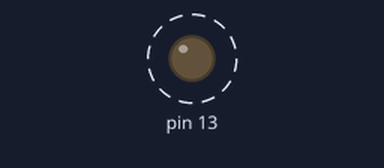
Bench run of a sketch on a simulated Arduino Uno, built with avr-gcc and run on an emulated ATmega328P. On the bench: output pins drawn as LEDs (lit = HIGH). Dashed ring = blinking.

Above: at 0.3 s.
Timing chart, 0 to 3.0 s (numbered marks = the images above):
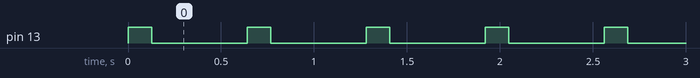

Measured:
- by itself, pin 13: alternates HIGH for 0.13 s and LOW for 0.51 s

The sketch:

Hello-world.ino
```cpp
void setup() {
  // put your setup code here, to run once:
  pinMode(13, OUTPUT);


}

void loop() {
  // put your main code here, to run repeatedly:
  digitalWrite(13, HIGH);
  delay(128);
  digitalWrite(13, LOW);
  delay(512);

}
```
